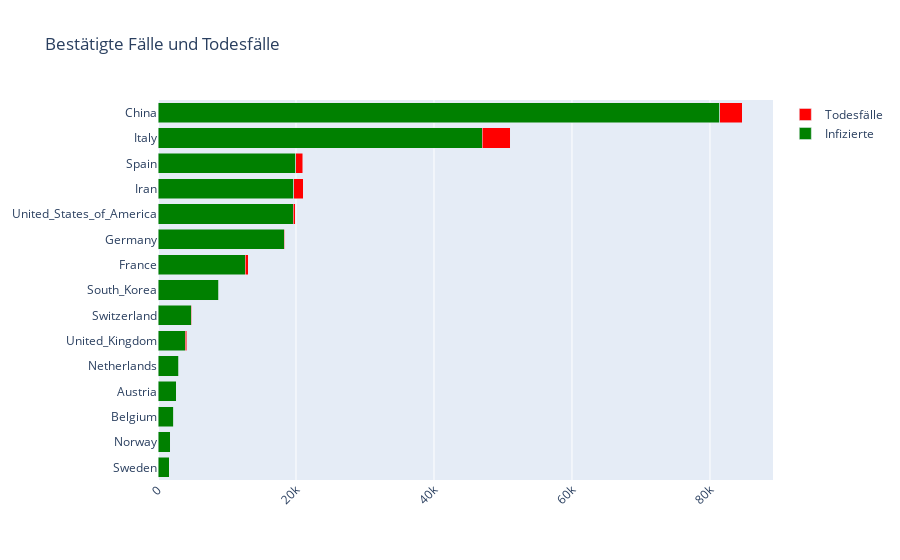

Source (notebook cell):
### Code cell
plot_gesamtzahlen(data_accumulated)

### Figure 1 — Plotly figure (JSON) as saved in the notebook; plotly's stock layout.template omitted (floating-point values rounded to 4 significant figures)
{"data": [{"marker": {"color": "green"}, "name": "Infizierte", "orientation": "h", "type": "bar", "x": [1623, 1742, 2257, 2649, 2994, 3983, 4840, 8799, 12612, 18323, 19624, 19644, 19980, 47021, 81416], "y": ["Sweden", "Norway", "Belgium", "Austria", "Netherlands", "United_Kingdom", "Switzerland", "South_Korea", "France", "Germany", "United_States_of_America", "Iran", "Spain", "Italy", "China"]}, {"marker": {"color": "red"}, "name": "Todesfälle", "orientation": "h", "type": "bar", "x": [16, 7, 37, 6, 106, 177, 43, 103, 450, 45, 260, 1433, 1002, 4032, 3261], "y": ["Sweden", "Norway", "Belgium", "Austria", "Netherlands", "United_Kingdom", "Switzerland", "South_Korea", "France", "Germany", "United_States_of_America", "Iran", "Spain", "Italy", "China"]}], "layout": {"barmode": "stack", "title": {"text": "Bestätigte Fälle und Todesfälle"}, "xaxis": {"tickangle": -45}}}
